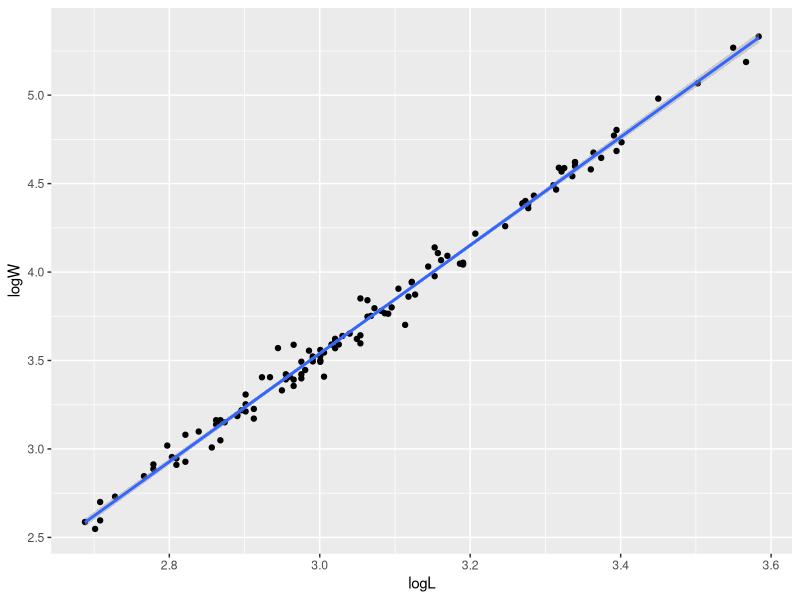
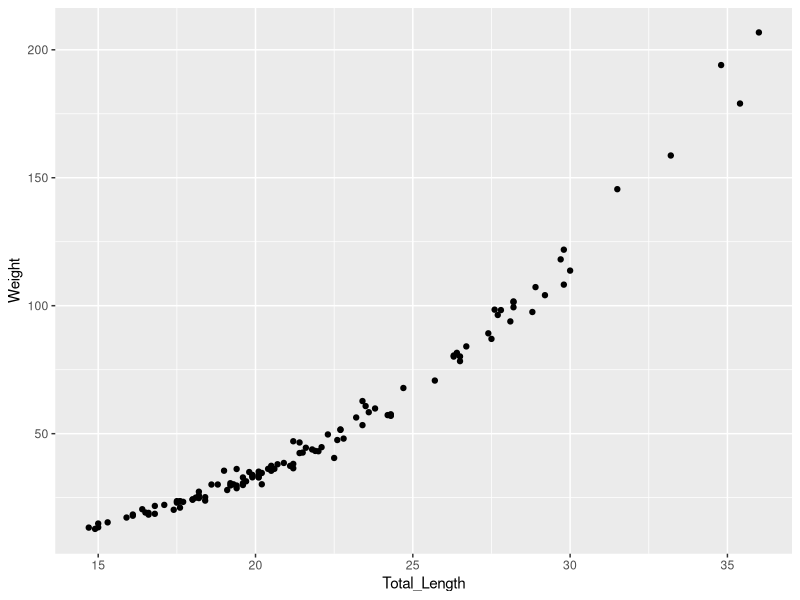
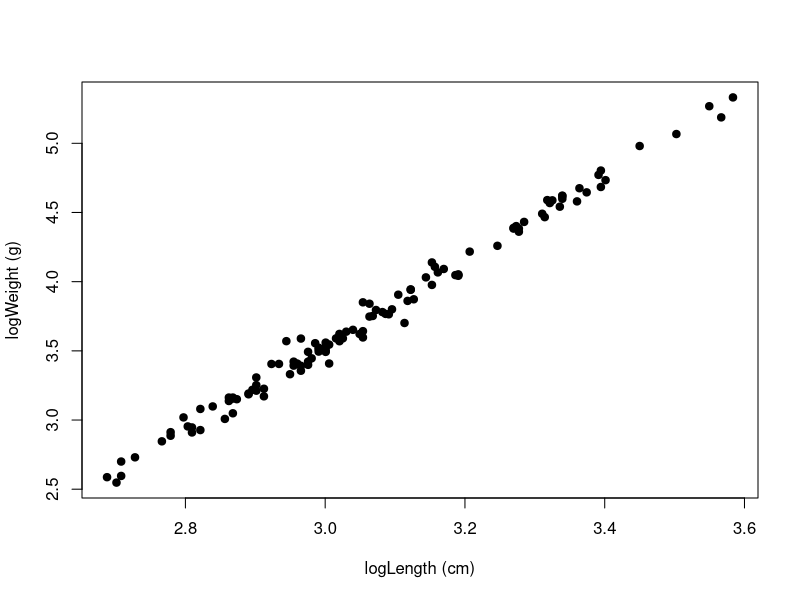
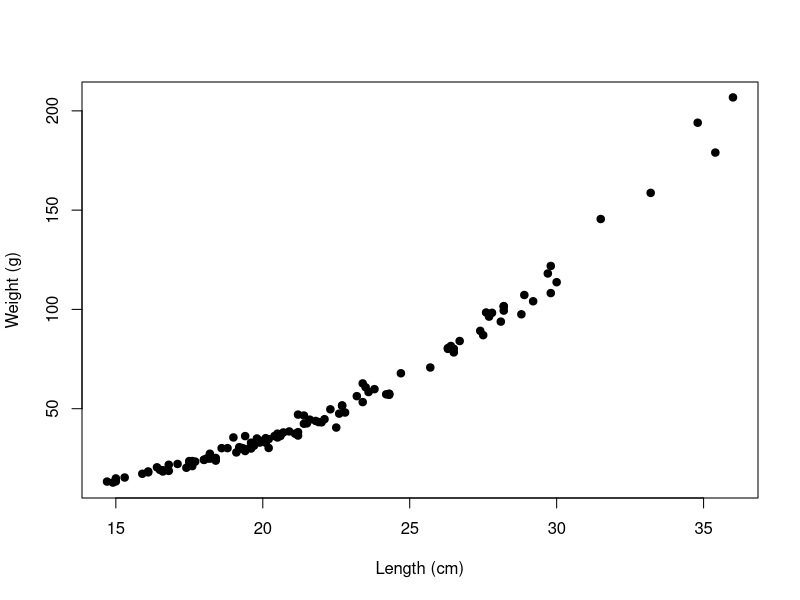
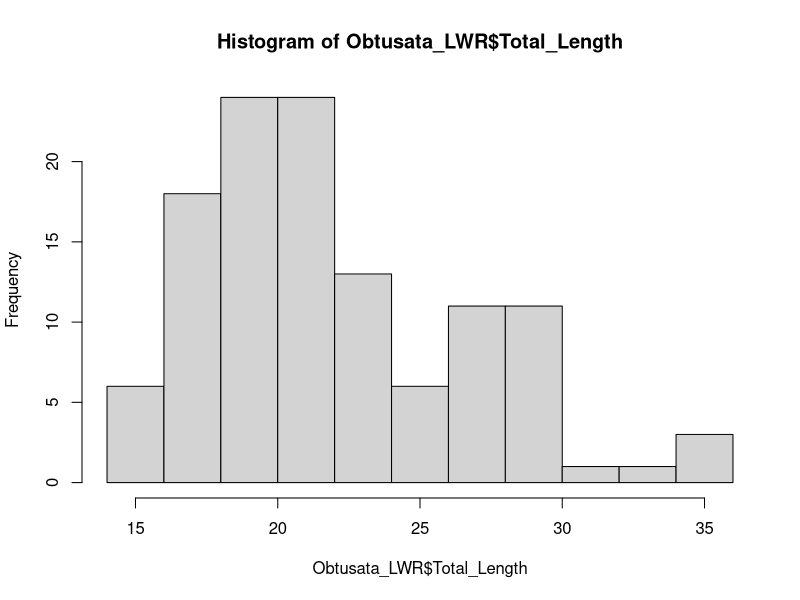
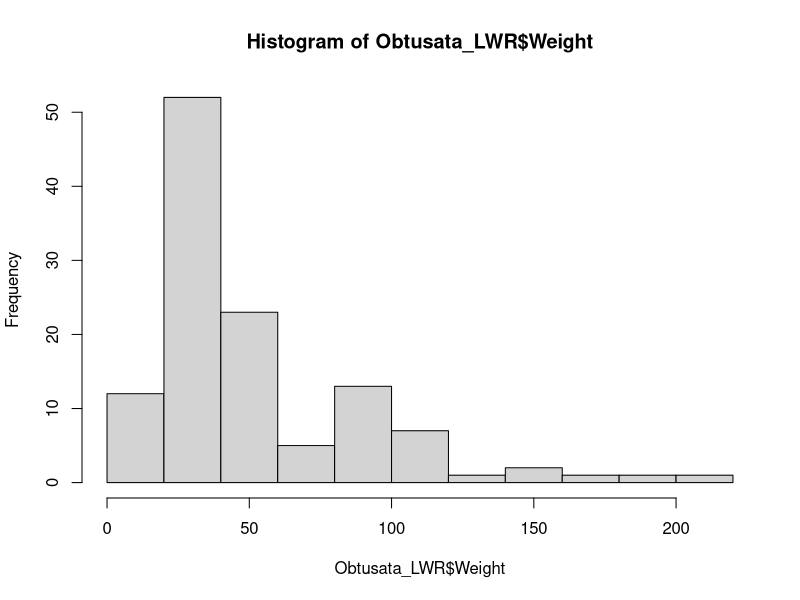
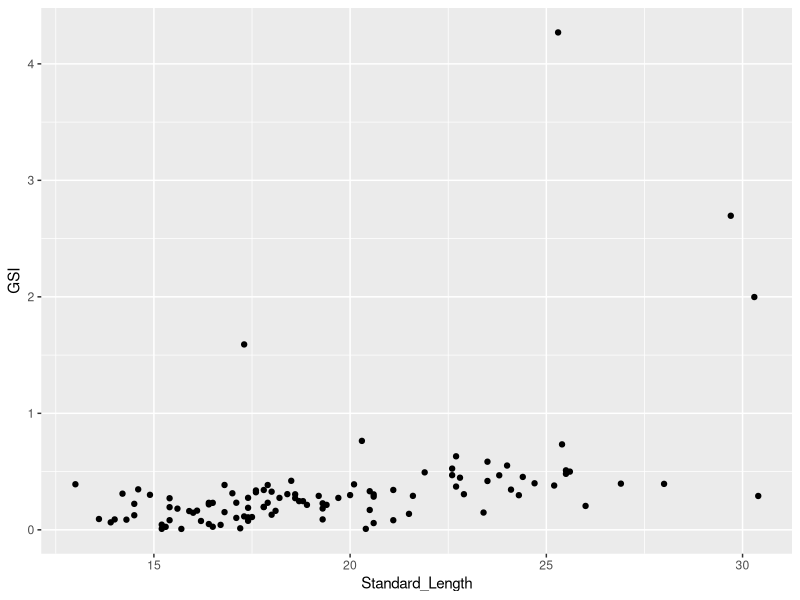
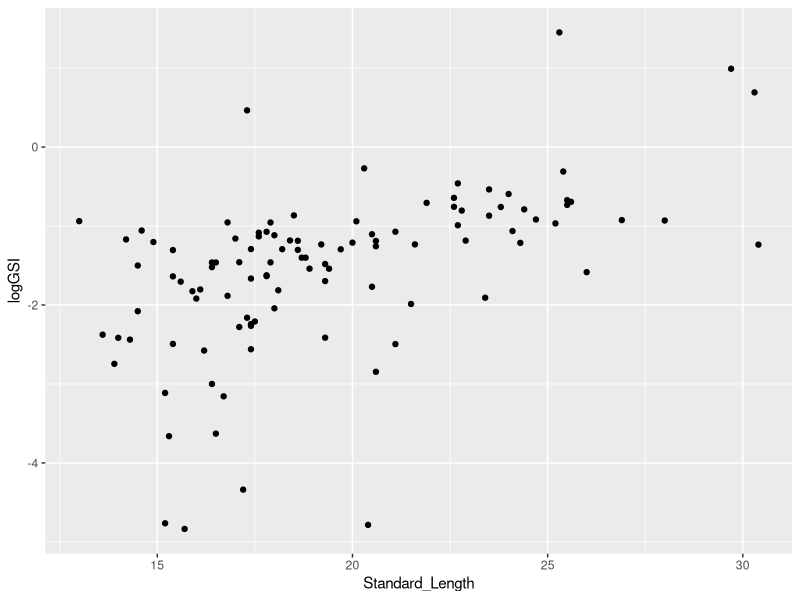

Here is the R script that generated these plots, in order: (Note: this script raises an error after producing the figures.)
######Setup#####
setwd("/Users/admir/Downloads/S.obtusata_Project")
Packages <- c("tidyverse")
invisible(suppressPackageStartupMessages(lapply(Packages,library,character.only = TRUE)))


######Load files needed#####
Obtusata_dat <- read.csv("AC_Sphyraena_obtusata_Dat_for_R.csv")
colnames(Obtusata_dat) <- c("Specimen_ID","Species","Location","Site","Date","Total_Length",
                            "Standard_Length","Weight","Gonad_Weight")

######Calculating LWR#####

#remove NAs from weight and total length
Obtusata_LWR <- subset(Obtusata_dat, !is.na(Weight) & !is.na(Total_Length))

#log-transform L and W
Obtusata_LWR$logL <- log(Obtusata_LWR$Total_Length)
Obtusata_LWR$logW <- log(Obtusata_LWR$Weight)

#create linear model with log-transformed W and L
lm_lLlW <- lm(logW~logL, data = Obtusata_LWR)
lm_lLlW
summary(lm_lLlW)

#plot model
Obtusata_logLW_plot <- ggplot(data = Obtusata_LWR, aes(x = logL, y = logW)) +
  geom_point() + geom_smooth(method = "lm")
Obtusata_LW_plot <- ggplot(data = Obtusata_LWR, aes(x = Total_Length, y = Weight)) +
  geom_point()
Obtusata_logLW_plot
Obtusata_LW_plot

#another plot but with axes names
coef(lm_lLlW)
exp(-5.630074)

plot(Obtusata_LWR$logW~Obtusata_LWR$logL, pch=19, col="black", xlab="logLength (cm)", ylab= "logWeight (g)")
plot(Obtusata_LWR$Weight~Obtusata_LWR$Total_Length, pch=19, col="black", xlab="Length (cm)", ylab= "Weight (g)")

#checking distribution of LWR data
Length_dist <- hist(Obtusata_LWR$Total_Length)
Weight_dist <- hist(Obtusata_LWR$Weight)

#####Calculating GSI#####

#remove NAs from gonad weight
Obtusata_GSI <- subset(Obtusata_dat, !is.na(Gonad_Weight))

#GSI
Obtusata_GSI$GSI <- (Obtusata_GSI$Gonad_Weight/Obtusata_GSI$Weight) * 100
ggplot(data = Obtusata_GSI, aes(x = Standard_Length, y = GSI)) +
  geom_point()

mean(Obtusata_GSI[["GSI"]])

Obtusata_GSI$logGSI <- log(Obtusata_GSI$GSI)
ggplot(data = Obtusata_GSI, aes(x = Standard_Length, y = logGSI)) +
  geom_point()

#####Compare relationship between logGSI and total length/weight#####

#logGSI and TL
ggplot(data = Obtusata_GSI, aes(x = Total_Length, y = logGSI)) +
  geom_point()

#logGSI and Weight
ggplot(data = Obtusata_GSI, aes(x = Weight, y = logGSI)) +
  geom_point()

#####GLM comparison#####

#checking distribution of GSI data
GSI_dist <- hist(Obtusata_GSI$GSI)

#log transform TL, SL, and Weight
Obtusata_GSI$logTL <- log(Obtusata_GSI$Total_Length)
Obtusata_GSI$logSL <- log(Obtusata_GSI$Standard_Length)
Obtusata_GSI$logWeight <- log(Obtusata_GSI$Weight)


#making GLMs
GSI_SL_glm <- glm(Obtusata_GSI$GSI~Obtusata_GSI$Standard_Length, family = Gamma(link = "log"))
GSI_TL_glm <- glm(Obtusata_GSI$GSI~Obtusata_GSI$Total_Length, family = Gamma(link = "log"))
GSI_Weight_glm <- glm(Obtusata_GSI$GSI~Obtusata_GSI$Weight, family = Gamma(link = "log"))

#check significance of each model
AIC(GSI_SL_glm)
AIC(GSI_TL_glm) #most significant model
AIC(GSI_Weight_glm)

#####Exporting to Excel#####
write.xlsx(Obtusata_GSI, file = "Sphyraena_obtusata.xlsx", sheetName = "Data", col.names = T, row.names = T, 
           append = F)
